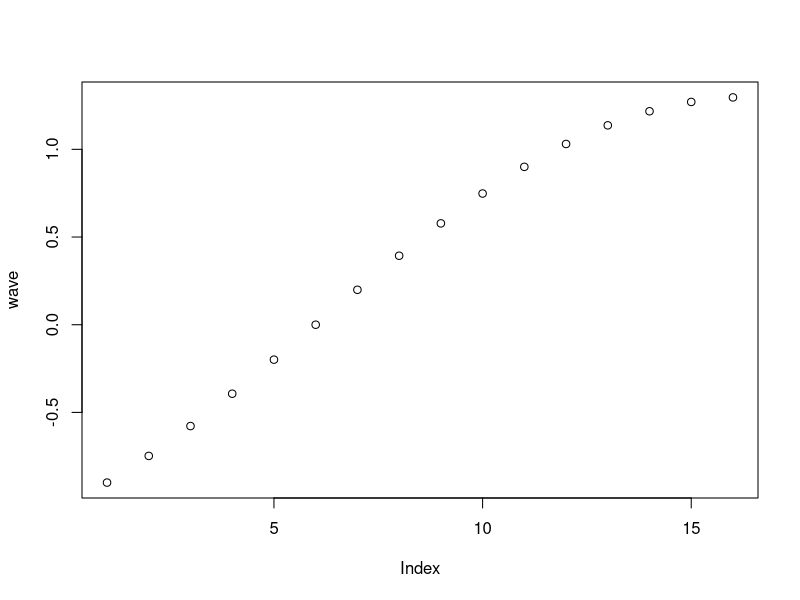

This chart was generated by the following R code:
# Exercise 1: creating and operating on vectors

# Create a vector `names` that contains your name and the names of 2 people 
# next to you. Print the vector.
names <- c("Antyush", "Matt", "Luka")
print(names)

# Use the colon operator : to create a vector `n` of numbers from 10:49
n <- 10:49

# Use the `length()` function to get the number of elements in `n`
length(n)

# Add 1 to each element in `n` and print the result
add <- n + 1
print(add)

# Create a vector `m` that contains the numbers 10 to 1 (in that order). 
# Hint: use the `seq()` function
m <- seq(10,1)

# Subtract `m` FROM `n`. Note the recycling!
m - n

# Use the `seq()` function to produce a range of numbers from -5 to 10 in `0.1`
# increments. Store it in a variable `x_range`
x_range <- seq(-5, 10)/10

# Create a vector `sin_wave` by calling the `sin()` function on each element 
# in `x_range`.
sin_wave <- c(sin(x_range))

# Create a vector `cos_wave` by calling the `cos()` function on each element 
# in `x_range`.
cos_wave <- c(cos(x_range))

# Create a vector `wave` by multiplying `sin_wave` and `cos_wave` together, then
# adding `sin_wave` to the product
wave <- (cos_wave * sin_wave) + sin_wave

# Use the `plot()` function to plot your `wave`!
plot(wave)
